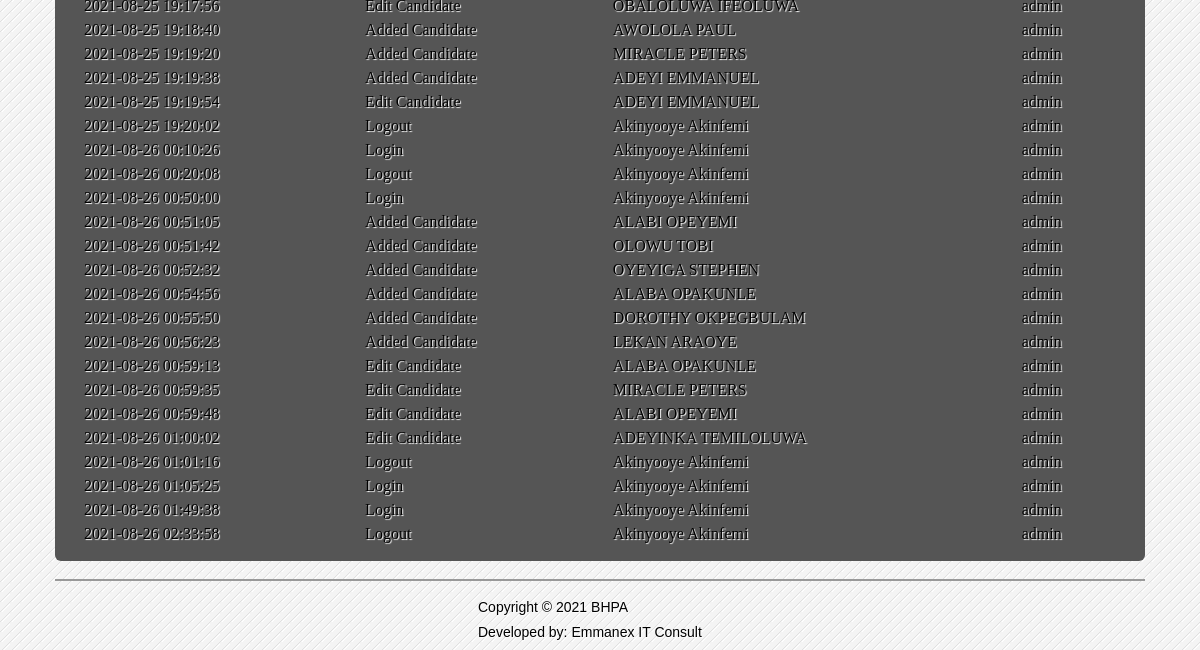
Page /admin/history.php (signed in, lower part) on the earlier database version.
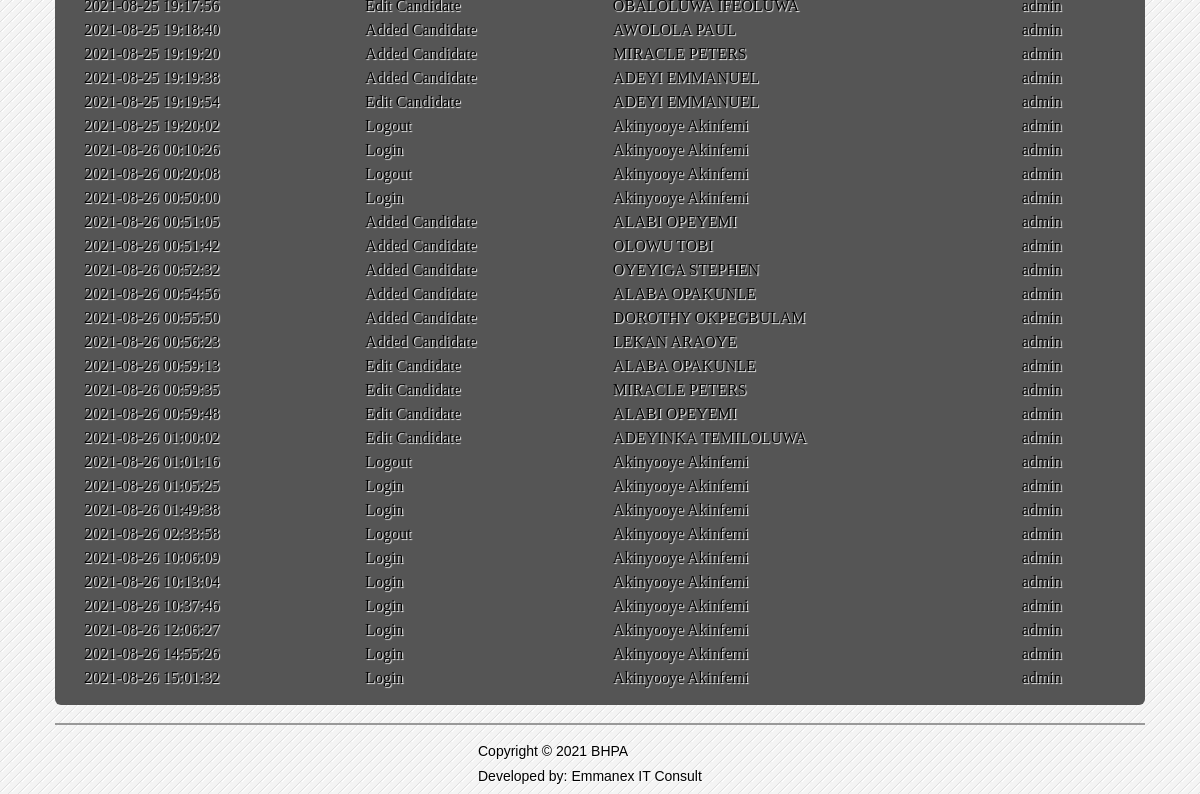
Same page on the later database version.
### tables this page shows
CREATE TABLE `history` (
  `history_id` int(11) NOT NULL,
  `data` varchar(30) NOT NULL,
  `action` varchar(50) NOT NULL,
  `date` varchar(20) NOT NULL,
  `user` varchar(20) NOT NULL
);

### admin/history.php (the view, shortened to what this page needs)
<?php
include('header.php');
include('dbcon.php');
?>
</head>
<body>
<div class="wrapper">
<div class="home_body">
	<div id="element" class="hero-body">
	<table class="users-table">
<div class="demo_jui">
		<table cellpadding="0" cellspacing="0" border="0" class="display" id="log" class="jtable">
			<tbody>
<?php $history_query=mysqli_query($conn,"select  * from history");
		while($history_rows=mysqli_fetch_array($history_query)){ $id=$history_rows['history_id'];?>
<tr class="del<?php echo $id ?>">
	<td>&nbsp;<?php echo $history_rows['date']; ?></td>
	<td><?php echo $history_rows['action']; ?></td>
	<td><?php echo $history_rows['data']; ?></td>
	<td>&nbsp;<?php echo $history_rows['user']; ?></td>
	</tr>
<?php } ?>
			</tbody>
		</table>
	</div>
	</div>
	<?php include('footer.php')?>
</div>
</body>
</html>

### admin/header.php (shortened to what this page needs)
<html>
<head>
<link href="css/notify/jquery_notification.css" type="text/css" rel="stylesheet" media="screen, projection"/>
<link href="js/qtip/jquery.qtip.min.css" rel="stylesheet" type="text/css" media="screen, projection">
 <link rel="stylesheet" media="screen" type="text/css" href="css/spacegallery.css" />
    <link rel="stylesheet" media="screen" type="text/css" href="css/custom.css" />
	 <link rel="stylesheet" type="text/css" href="css/bootstrap.css" media="screen, projection" />
	 <link rel="stylesheet" type="text/css" href="css/bootstrap-responsive.css" media="screen, projection" />
	 <link rel="stylesheet" href="css/font-awesome.css">
<link rel="stylesheet" type="text/css" href="css/Home.css" media="screen, projection" />

### admin/footer.php
<hr>
     <footer>
       <div class="foot_center2"><p>Copyright &copy; 2021 BHPA </p>
	<p>Developed by: Emmanex IT Consult</p>
	</div>
     </footer>

### admin/css/datatable/demo_table_jui.css (style rules this page uses)
table.display { border-collapse: collapse; clear: both; margin: 0 auto; width: 100%; }

### admin/css/Home.css (style rules this page uses)
* { margin:0; padding:0; }
body { font-family:"Trebuchet MS", "Myriad Pro", Arial, sans-serif; font-size:14px; background-color: #fff; background:#f4f4f4 url(../images/bg.gif) repeat top left; text-shadow:1px 1px 1px #fff; background-position: 0 0px; }
.wrapper { width:1090px; margin:10px auto; }

Differences in the rows shown:
added history: date "2021-08-26 10:06:09", action "Login", data "Akinyooye Akinfemi", user "admin"
added history: date "2021-08-26 10:13:04", action "Login", data "Akinyooye Akinfemi", user "admin"
added history: date "2021-08-26 10:37:46", action "Login", data "Akinyooye Akinfemi", user "admin"
added history: date "2021-08-26 12:06:27", action "Login", data "Akinyooye Akinfemi", user "admin"
added history: date "2021-08-26 14:55:26", action "Login", data "Akinyooye Akinfemi", user "admin"
added history: date "2021-08-26 15:01:32", action "Login", data "Akinyooye Akinfemi", user "admin"
